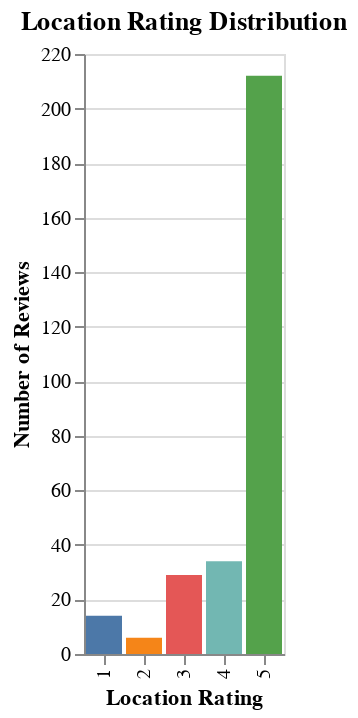

Write notebook code for a chart like this one.
### Code cell
location_chart = alt.Chart(location_ratings).mark_bar().encode(
    x = alt.X("index:N", title="Location Rating"),
    y = alt.Y("count:Q", title="Number of Reviews"),
    color = alt.Color("index:N", legend=None)
).properties(
    title = "Location Rating Distribution"
)
location_chart

### Figure 1 — Vega-Lite specification as saved in the notebook (floating-point values rounded to 4 significant figures)
{"config": {"view": {"continuousWidth": 400, "continuousHeight": 300}}, "data": {"name": "data-9812e41a8bb8513bc18ff3d640b956e7"}, "mark": "bar", "encoding": {"color": {"field": "index", "legend": null, "type": "nominal"}, "x": {"field": "index", "title": "Location Rating", "type": "nominal"}, "y": {"field": "count", "title": "Number of Reviews", "type": "quantitative"}}, "title": "Location Rating Distribution", "$schema": "https://vega.github.io/schema/vega-lite/v4.17.0.json", "datasets": {"data-9812e41a8bb8513bc18ff3d640b956e7": [{"index": 5.0, "count": 212}, {"index": 4.0, "count": 34}, {"index": 3.0, "count": 29}, {"index": 1.0, "count": 14}, {"index": 2.0, "count": 6}]}}
